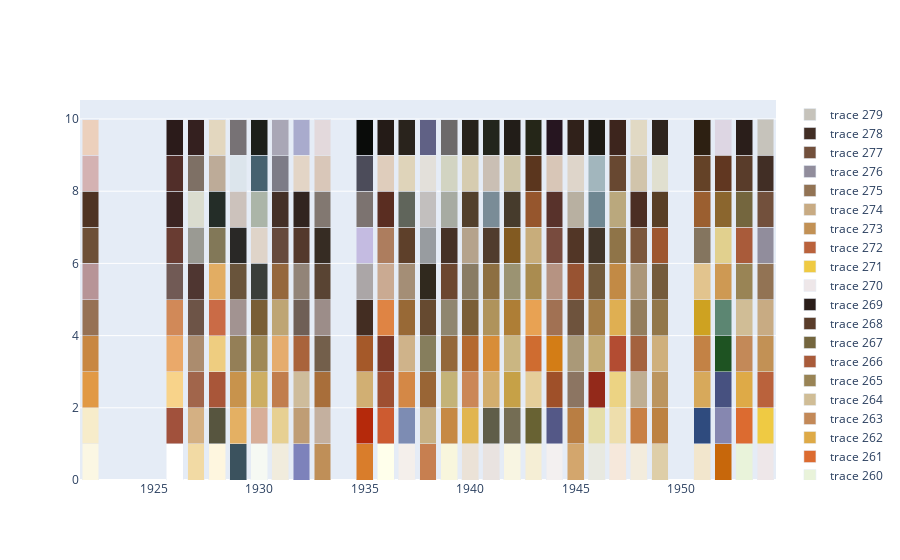

The notebook cell this image was saved under:
### Code cell
dfPaletaAnos = pd.read_csv(f'paletas\\final_artistas\\paleta_anos_{artista}.csv')

anos=dfPaletaAnos['completitionYear'].unique()
x= anos

fig = go.Figure()

for index, ano in zip(range(len(anos)), anos):
    y =  [0] * len(anos)
    y[index] = 1

    dfAno = pd.DataFrame(dfPaletaAnos[dfPaletaAnos['completitionYear']==ano]).reset_index(drop=True)
    for indexDf in range(len(dfAno)):
        fig.add_trace(go.Bar(x=x, y=y, marker_color=dfAno['hex'][indexDf]))

fig.update_layout(barmode='stack')
fig.show()
